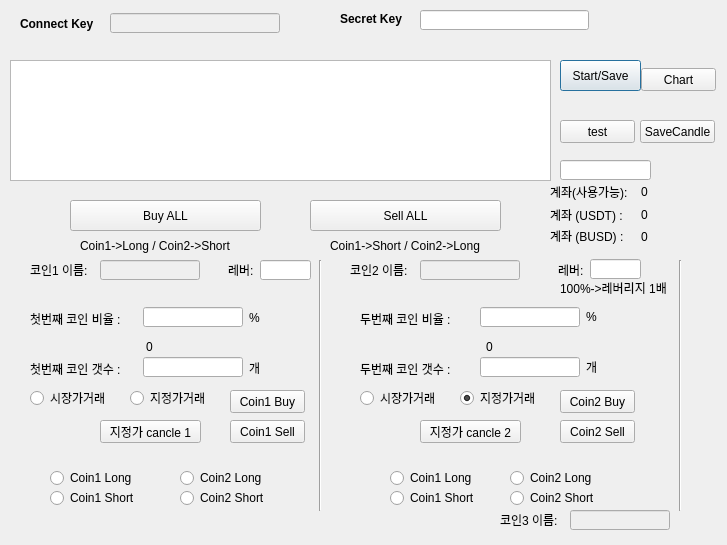
<?xml version="1.0" encoding="UTF-8"?>
<ui version="4.0">
 <class>Dialog</class>
 <widget class="QDialog" name="Dialog">
  <property name="geometry">
   <rect>
    <x>0</x>
    <y>0</y>
    <width>727</width>
    <height>545</height>
   </rect>
  </property>
  <property name="windowTitle">
   <string>Dialog</string>
  </property>
  <widget class="QTableWidget" name="tableWidgetPrice">
   <property name="geometry">
    <rect>
     <x>10</x>
     <y>60</y>
     <width>541</width>
     <height>121</height>
    </rect>
   </property>
  </widget>
  <widget class="QLabel" name="label_9">
   <property name="geometry">
    <rect>
     <x>20</x>
     <y>10</y>
     <width>84</width>
     <height>28</height>
    </rect>
   </property>
   <property name="font">
    <font>
     <weight>75</weight>
     <bold>true</bold>
    </font>
   </property>
   <property name="text">
    <string>Connect Key</string>
   </property>
  </widget>
  <widget class="QLineEdit" name="Edit_api_key">
   <property name="enabled">
    <bool>false</bool>
   </property>
   <property name="geometry">
    <rect>
     <x>110</x>
     <y>13</y>
     <width>170</width>
     <height>20</height>
    </rect>
   </property>
  </widget>
  <widget class="QLabel" name="label_16">
   <property name="geometry">
    <rect>
     <x>340</x>
     <y>10</y>
     <width>86</width>
     <height>17</height>
    </rect>
   </property>
   <property name="font">
    <font>
     <weight>75</weight>
     <bold>true</bold>
    </font>
   </property>
   <property name="text">
    <string>Secret Key</string>
   </property>
  </widget>
  <widget class="QLineEdit" name="Edit_sec_key">
   <property name="geometry">
    <rect>
     <x>420</x>
     <y>10</y>
     <width>169</width>
     <height>20</height>
    </rect>
   </property>
   <property name="echoMode">
    <enum>QLineEdit::Password</enum>
   </property>
  </widget>
  <widget class="QPushButton" name="pushBtn_Start">
   <property name="geometry">
    <rect>
     <x>560</x>
     <y>60</y>
     <width>81</width>
     <height>31</height>
    </rect>
   </property>
   <property name="text">
    <string>Start/Save</string>
   </property>
  </widget>
  <widget class="QPushButton" name="btnBuyALL">
   <property name="geometry">
    <rect>
     <x>70</x>
     <y>200</y>
     <width>191</width>
     <height>31</height>
    </rect>
   </property>
   <property name="text">
    <string>Buy ALL</string>
   </property>
  </widget>
  <widget class="QPushButton" name="btnSellALL">
   <property name="geometry">
    <rect>
     <x>310</x>
     <y>200</y>
     <width>191</width>
     <height>31</height>
    </rect>
   </property>
   <property name="text">
    <string>Sell ALL</string>
   </property>
  </widget>
  <widget class="QLabel" name="label">
   <property name="geometry">
    <rect>
     <x>30</x>
     <y>303</y>
     <width>111</width>
     <height>31</height>
    </rect>
   </property>
   <property name="text">
    <string>첫번째 코인 비율 :</string>
   </property>
  </widget>
  <widget class="QLabel" name="label_2">
   <property name="geometry">
    <rect>
     <x>360</x>
     <y>303</y>
     <width>111</width>
     <height>31</height>
    </rect>
   </property>
   <property name="text">
    <string>두번째 코인 비율 :</string>
   </property>
  </widget>
  <widget class="QLineEdit" name="edit1stRatio">
   <property name="geometry">
    <rect>
     <x>143</x>
     <y>307</y>
     <width>100</width>
     <height>20</height>
    </rect>
   </property>
   <property name="maximumSize">
    <size>
     <width>100</width>
     <height>16777215</height>
    </size>
   </property>
  </widget>
  <widget class="QLineEdit" name="edit2ndRatio">
   <property name="geometry">
    <rect>
     <x>480</x>
     <y>307</y>
     <width>100</width>
     <height>20</height>
    </rect>
   </property>
   <property name="maximumSize">
    <size>
     <width>100</width>
     <height>16777215</height>
    </size>
   </property>
  </widget>
  <widget class="QRadioButton" name="radio_market1">
   <property name="enabled">
    <bool>true</bool>
   </property>
   <property name="geometry">
    <rect>
     <x>30</x>
     <y>390</y>
     <width>105</width>
     <height>16</height>
    </rect>
   </property>
   <property name="text">
    <string>시장가거래</string>
   </property>
   <property name="checked">
    <bool>false</bool>
   </property>
  </widget>
  <widget class="QRadioButton" name="radio_limit1">
   <property name="geometry">
    <rect>
     <x>130</x>
     <y>390</y>
     <width>106</width>
     <height>16</height>
    </rect>
   </property>
   <property name="text">
    <string>지정가거래</string>
   </property>
   <property name="checked">
    <bool>false</bool>
   </property>
  </widget>
  <widget class="QRadioButton" name="radio_market2">
   <property name="enabled">
    <bool>true</bool>
   </property>
   <property name="geometry">
    <rect>
     <x>360</x>
     <y>390</y>
     <width>105</width>
     <height>16</height>
    </rect>
   </property>
   <property name="text">
    <string>시장가거래</string>
   </property>
   <property name="checked">
    <bool>false</bool>
   </property>
   <property name="autoExclusive">
    <bool>false</bool>
   </property>
  </widget>
  <widget class="QRadioButton" name="radio_limit2">
   <property name="geometry">
    <rect>
     <x>460</x>
     <y>390</y>
     <width>106</width>
     <height>16</height>
    </rect>
   </property>
   <property name="text">
    <string>지정가거래</string>
   </property>
   <property name="checked">
    <bool>true</bool>
   </property>
   <property name="autoExclusive">
    <bool>false</bool>
   </property>
  </widget>
  <widget class="QLabel" name="label_3">
   <property name="geometry">
    <rect>
     <x>560</x>
     <y>280</y>
     <width>121</width>
     <height>16</height>
    </rect>
   </property>
   <property name="text">
    <string>100%-&gt;레버리지 1배</string>
   </property>
  </widget>
  <widget class="QLabel" name="label_4">
   <property name="geometry">
    <rect>
     <x>249</x>
     <y>310</y>
     <width>21</width>
     <height>16</height>
    </rect>
   </property>
   <property name="text">
    <string>%</string>
   </property>
  </widget>
  <widget class="QLabel" name="label_5">
   <property name="geometry">
    <rect>
     <x>586</x>
     <y>309</y>
     <width>21</width>
     <height>16</height>
    </rect>
   </property>
   <property name="text">
    <string>%</string>
   </property>
  </widget>
  <widget class="QLabel" name="label_6">
   <property name="geometry">
    <rect>
     <x>586</x>
     <y>359</y>
     <width>21</width>
     <height>16</height>
    </rect>
   </property>
   <property name="text">
    <string>개</string>
   </property>
  </widget>
  <widget class="QLabel" name="label_7">
   <property name="geometry">
    <rect>
     <x>360</x>
     <y>353</y>
     <width>111</width>
     <height>31</height>
    </rect>
   </property>
   <property name="text">
    <string>두번째 코인 갯수 :</string>
   </property>
  </widget>
  <widget class="QLabel" name="label_10">
   <property name="geometry">
    <rect>
     <x>249</x>
     <y>360</y>
     <width>21</width>
     <height>16</height>
    </rect>
   </property>
   <property name="text">
    <string>개</string>
   </property>
  </widget>
  <widget class="QLineEdit" name="edit2ndCount">
   <property name="geometry">
    <rect>
     <x>480</x>
     <y>357</y>
     <width>100</width>
     <height>20</height>
    </rect>
   </property>
   <property name="maximumSize">
    <size>
     <width>100</width>
     <height>16777215</height>
    </size>
   </property>
  </widget>
  <widget class="QLineEdit" name="edit1stCount">
   <property name="geometry">
    <rect>
     <x>143</x>
     <y>357</y>
     <width>100</width>
     <height>20</height>
    </rect>
   </property>
   <property name="maximumSize">
    <size>
     <width>100</width>
     <height>16777215</height>
    </size>
   </property>
  </widget>
  <widget class="QLabel" name="label_11">
   <property name="geometry">
    <rect>
     <x>30</x>
     <y>353</y>
     <width>111</width>
     <height>31</height>
    </rect>
   </property>
   <property name="text">
    <string>첫번째 코인 갯수 :</string>
   </property>
  </widget>
  <widget class="QLineEdit" name="editCoinName1">
   <property name="enabled">
    <bool>false</bool>
   </property>
   <property name="geometry">
    <rect>
     <x>100</x>
     <y>260</y>
     <width>100</width>
     <height>20</height>
    </rect>
   </property>
   <property name="maximumSize">
    <size>
     <width>100</width>
     <height>16777215</height>
    </size>
   </property>
  </widget>
  <widget class="QLineEdit" name="editCoinName2">
   <property name="enabled">
    <bool>false</bool>
   </property>
   <property name="geometry">
    <rect>
     <x>420</x>
     <y>260</y>
     <width>100</width>
     <height>20</height>
    </rect>
   </property>
   <property name="maximumSize">
    <size>
     <width>100</width>
     <height>16777215</height>
    </size>
   </property>
  </widget>
  <widget class="QLabel" name="label_8">
   <property name="geometry">
    <rect>
     <x>30</x>
     <y>260</y>
     <width>71</width>
     <height>20</height>
    </rect>
   </property>
   <property name="text">
    <string>코인1 이름:</string>
   </property>
  </widget>
  <widget class="QLabel" name="label_12">
   <property name="geometry">
    <rect>
     <x>350</x>
     <y>260</y>
     <width>71</width>
     <height>20</height>
    </rect>
   </property>
   <property name="text">
    <string>코인2 이름:</string>
   </property>
  </widget>
  <widget class="QLabel" name="label_13">
   <property name="geometry">
    <rect>
     <x>550</x>
     <y>204</y>
     <width>81</width>
     <height>21</height>
    </rect>
   </property>
   <property name="text">
    <string>계좌 (USDT) :</string>
   </property>
  </widget>
  <widget class="QLabel" name="label_14">
   <property name="geometry">
    <rect>
     <x>550</x>
     <y>225</y>
     <width>81</width>
     <height>21</height>
    </rect>
   </property>
   <property name="text">
    <string>계좌 (BUSD) :</string>
   </property>
  </widget>
  <widget class="QLabel" name="label_balance1">
   <property name="geometry">
    <rect>
     <x>641</x>
     <y>209</y>
     <width>56</width>
     <height>12</height>
    </rect>
   </property>
   <property name="text">
    <string>0</string>
   </property>
  </widget>
  <widget class="QLabel" name="label_balance2">
   <property name="geometry">
    <rect>
     <x>641</x>
     <y>231</y>
     <width>56</width>
     <height>12</height>
    </rect>
   </property>
   <property name="text">
    <string>0</string>
   </property>
  </widget>
  <widget class="Line" name="line">
   <property name="geometry">
    <rect>
     <x>310</x>
     <y>260</y>
     <width>20</width>
     <height>251</height>
    </rect>
   </property>
   <property name="orientation">
    <enum>Qt::Vertical</enum>
   </property>
  </widget>
  <widget class="QLineEdit" name="lineEdit_leverage1">
   <property name="geometry">
    <rect>
     <x>260</x>
     <y>260</y>
     <width>51</width>
     <height>20</height>
    </rect>
   </property>
  </widget>
  <widget class="QLineEdit" name="lineEdit_leverage2">
   <property name="geometry">
    <rect>
     <x>590</x>
     <y>259</y>
     <width>51</width>
     <height>20</height>
    </rect>
   </property>
  </widget>
  <widget class="QLabel" name="label_15">
   <property name="geometry">
    <rect>
     <x>228</x>
     <y>260</y>
     <width>41</width>
     <height>20</height>
    </rect>
   </property>
   <property name="text">
    <string>레버:</string>
   </property>
  </widget>
  <widget class="QLabel" name="label_17">
   <property name="geometry">
    <rect>
     <x>558</x>
     <y>260</y>
     <width>41</width>
     <height>20</height>
    </rect>
   </property>
   <property name="text">
    <string>레버:</string>
   </property>
  </widget>
  <widget class="QLabel" name="label_balance_free">
   <property name="geometry">
    <rect>
     <x>641</x>
     <y>186</y>
     <width>56</width>
     <height>12</height>
    </rect>
   </property>
   <property name="text">
    <string>0</string>
   </property>
  </widget>
  <widget class="QLabel" name="label_18">
   <property name="geometry">
    <rect>
     <x>550</x>
     <y>181</y>
     <width>91</width>
     <height>21</height>
    </rect>
   </property>
   <property name="text">
    <string>계좌(사용가능):</string>
   </property>
  </widget>
  <widget class="QLabel" name="label_coinCount1">
   <property name="geometry">
    <rect>
     <x>146</x>
     <y>331</y>
     <width>111</width>
     <height>31</height>
    </rect>
   </property>
   <property name="text">
    <string>0</string>
   </property>
  </widget>
  <widget class="QLabel" name="label_coinCount2">
   <property name="geometry">
    <rect>
     <x>486</x>
     <y>331</y>
     <width>111</width>
     <height>31</height>
    </rect>
   </property>
   <property name="text">
    <string>0</string>
   </property>
  </widget>
  <widget class="QPushButton" name="btnCancle1">
   <property name="geometry">
    <rect>
     <x>100</x>
     <y>420</y>
     <width>101</width>
     <height>23</height>
    </rect>
   </property>
   <property name="text">
    <string>지정가 cancle 1</string>
   </property>
  </widget>
  <widget class="QPushButton" name="btnCancle2">
   <property name="geometry">
    <rect>
     <x>420</x>
     <y>420</y>
     <width>101</width>
     <height>23</height>
    </rect>
   </property>
   <property name="text">
    <string>지정가 cancle 2</string>
   </property>
  </widget>
  <widget class="QLabel" name="label_19">
   <property name="geometry">
    <rect>
     <x>80</x>
     <y>230</y>
     <width>171</width>
     <height>31</height>
    </rect>
   </property>
   <property name="text">
    <string>Coin1-&gt;Long / Coin2-&gt;Short</string>
   </property>
  </widget>
  <widget class="QLabel" name="label_20">
   <property name="geometry">
    <rect>
     <x>330</x>
     <y>230</y>
     <width>171</width>
     <height>31</height>
    </rect>
   </property>
   <property name="text">
    <string>Coin1-&gt;Short / Coin2-&gt;Long</string>
   </property>
  </widget>
  <widget class="QPushButton" name="btnBuyCoin1">
   <property name="geometry">
    <rect>
     <x>230</x>
     <y>390</y>
     <width>75</width>
     <height>23</height>
    </rect>
   </property>
   <property name="text">
    <string>Coin1 Buy</string>
   </property>
  </widget>
  <widget class="QPushButton" name="btnSellCoin1">
   <property name="geometry">
    <rect>
     <x>230</x>
     <y>420</y>
     <width>75</width>
     <height>23</height>
    </rect>
   </property>
   <property name="text">
    <string>Coin1 Sell</string>
   </property>
  </widget>
  <widget class="QPushButton" name="btnBuyCoin2">
   <property name="geometry">
    <rect>
     <x>560</x>
     <y>390</y>
     <width>75</width>
     <height>23</height>
    </rect>
   </property>
   <property name="text">
    <string>Coin2 Buy</string>
   </property>
  </widget>
  <widget class="QPushButton" name="btnSellCoin2">
   <property name="geometry">
    <rect>
     <x>560</x>
     <y>420</y>
     <width>75</width>
     <height>23</height>
    </rect>
   </property>
   <property name="sizePolicy">
    <sizepolicy hsizetype="Minimum" vsizetype="Fixed">
     <horstretch>0</horstretch>
     <verstretch>0</verstretch>
    </sizepolicy>
   </property>
   <property name="text">
    <string>Coin2 Sell</string>
   </property>
  </widget>
  <widget class="QRadioButton" name="radio_coin1Long_BuyAll">
   <property name="geometry">
    <rect>
     <x>50</x>
     <y>470</y>
     <width>90</width>
     <height>16</height>
    </rect>
   </property>
   <property name="sizePolicy">
    <sizepolicy hsizetype="Fixed" vsizetype="Fixed">
     <horstretch>0</horstretch>
     <verstretch>0</verstretch>
    </sizepolicy>
   </property>
   <property name="text">
    <string>Coin1 Long</string>
   </property>
   <property name="autoExclusive">
    <bool>false</bool>
   </property>
  </widget>
  <widget class="QRadioButton" name="radio_coin1Short_BuyAll">
   <property name="geometry">
    <rect>
     <x>50</x>
     <y>490</y>
     <width>90</width>
     <height>16</height>
    </rect>
   </property>
   <property name="text">
    <string>Coin1 Short</string>
   </property>
   <property name="autoExclusive">
    <bool>false</bool>
   </property>
  </widget>
  <widget class="QRadioButton" name="radio_coin2Long_BuyAll">
   <property name="geometry">
    <rect>
     <x>180</x>
     <y>470</y>
     <width>90</width>
     <height>16</height>
    </rect>
   </property>
   <property name="sizePolicy">
    <sizepolicy hsizetype="Fixed" vsizetype="Fixed">
     <horstretch>0</horstretch>
     <verstretch>0</verstretch>
    </sizepolicy>
   </property>
   <property name="text">
    <string>Coin2 Long</string>
   </property>
   <property name="autoExclusive">
    <bool>false</bool>
   </property>
  </widget>
  <widget class="QRadioButton" name="radio_coin2Short_BuyAll">
   <property name="geometry">
    <rect>
     <x>180</x>
     <y>490</y>
     <width>90</width>
     <height>16</height>
    </rect>
   </property>
   <property name="text">
    <string>Coin2 Short</string>
   </property>
   <property name="autoExclusive">
    <bool>false</bool>
   </property>
  </widget>
  <widget class="QRadioButton" name="radio_coin1Long_SellAll">
   <property name="geometry">
    <rect>
     <x>390</x>
     <y>470</y>
     <width>90</width>
     <height>16</height>
    </rect>
   </property>
   <property name="sizePolicy">
    <sizepolicy hsizetype="Fixed" vsizetype="Fixed">
     <horstretch>0</horstretch>
     <verstretch>0</verstretch>
    </sizepolicy>
   </property>
   <property name="text">
    <string>Coin1 Long</string>
   </property>
   <property name="autoExclusive">
    <bool>false</bool>
   </property>
  </widget>
  <widget class="QRadioButton" name="radio_coin1Short_SellAll">
   <property name="geometry">
    <rect>
     <x>390</x>
     <y>490</y>
     <width>90</width>
     <height>16</height>
    </rect>
   </property>
   <property name="text">
    <string>Coin1 Short</string>
   </property>
   <property name="autoExclusive">
    <bool>false</bool>
   </property>
  </widget>
  <widget class="QRadioButton" name="radio_coin2Long_SellAll">
   <property name="geometry">
    <rect>
     <x>510</x>
     <y>470</y>
     <width>90</width>
     <height>16</height>
    </rect>
   </property>
   <property name="sizePolicy">
    <sizepolicy hsizetype="Fixed" vsizetype="Fixed">
     <horstretch>0</horstretch>
     <verstretch>0</verstretch>
    </sizepolicy>
   </property>
   <property name="text">
    <string>Coin2 Long</string>
   </property>
   <property name="autoExclusive">
    <bool>false</bool>
   </property>
  </widget>
  <widget class="QRadioButton" name="radio_coin2Short_SellAll">
   <property name="geometry">
    <rect>
     <x>510</x>
     <y>490</y>
     <width>90</width>
     <height>16</height>
    </rect>
   </property>
   <property name="text">
    <string>Coin2 Short</string>
   </property>
   <property name="autoExclusive">
    <bool>false</bool>
   </property>
  </widget>
  <widget class="Line" name="line_2">
   <property name="geometry">
    <rect>
     <x>670</x>
     <y>260</y>
     <width>20</width>
     <height>251</height>
    </rect>
   </property>
   <property name="orientation">
    <enum>Qt::Vertical</enum>
   </property>
  </widget>
  <widget class="QLabel" name="label_21">
   <property name="geometry">
    <rect>
     <x>500</x>
     <y>510</y>
     <width>71</width>
     <height>20</height>
    </rect>
   </property>
   <property name="text">
    <string>코인3 이름:</string>
   </property>
  </widget>
  <widget class="QLineEdit" name="editCoinName3">
   <property name="enabled">
    <bool>false</bool>
   </property>
   <property name="geometry">
    <rect>
     <x>570</x>
     <y>510</y>
     <width>100</width>
     <height>20</height>
    </rect>
   </property>
   <property name="maximumSize">
    <size>
     <width>100</width>
     <height>16777215</height>
    </size>
   </property>
  </widget>
  <widget class="QPushButton" name="pushBtn_test">
   <property name="geometry">
    <rect>
     <x>560</x>
     <y>120</y>
     <width>75</width>
     <height>23</height>
    </rect>
   </property>
   <property name="focusPolicy">
    <enum>Qt::StrongFocus</enum>
   </property>
   <property name="text">
    <string>test</string>
   </property>
  </widget>
  <widget class="QLineEdit" name="lineEdit_balance_free">
   <property name="geometry">
    <rect>
     <x>560</x>
     <y>160</y>
     <width>91</width>
     <height>20</height>
    </rect>
   </property>
  </widget>
  <widget class="QPushButton" name="pushBtn_SavaHistoryCandle">
   <property name="geometry">
    <rect>
     <x>640</x>
     <y>120</y>
     <width>75</width>
     <height>23</height>
    </rect>
   </property>
   <property name="text">
    <string>SaveCandle</string>
   </property>
  </widget>
  <widget class="QPushButton" name="pushBtn_DrawChart">
   <property name="geometry">
    <rect>
     <x>641</x>
     <y>68</y>
     <width>75</width>
     <height>23</height>
    </rect>
   </property>
   <property name="focusPolicy">
    <enum>Qt::StrongFocus</enum>
   </property>
   <property name="text">
    <string>Chart</string>
   </property>
  </widget>
 </widget>
 <resources/>
 <connections/>
</ui>
